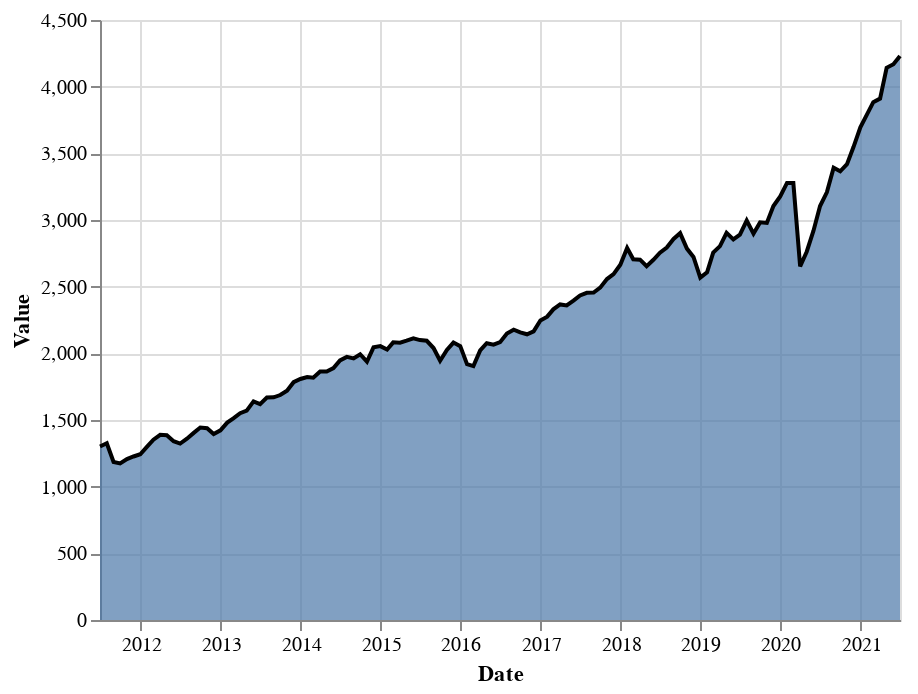

Here is the notebook cell this chart was saved with:
### Code cell
alt.Chart(data).mark_area(
    line=dict(color='black')
).encode(
    x='Date',
    y='Value'
)

### Figure 1 — Vega-Lite specification as saved in the notebook (floating-point values rounded to 4 significant figures)
{"config": {"view": {"continuousWidth": 400, "continuousHeight": 300}}, "data": {"name": "data-a1a42ad9aaa60760370223a3996d7ac0"}, "mark": {"type": "area", "line": {"color": "black"}}, "encoding": {"x": {"type": "temporal", "field": "Date"}, "y": {"type": "quantitative", "field": "Value"}}, "$schema": "https://vega.github.io/schema/vega-lite/v4.8.1.json", "datasets": {"data-a1a42ad9aaa60760370223a3996d7ac0": [{"Date": "2011-06-30T00:00:00", "Value": 1301.0}, {"Date": "2011-07-31T00:00:00", "Value": 1325.0}, {"Date": "2011-08-31T00:00:00", "Value": 1185.0}, {"Date": "2011-09-30T00:00:00", "Value": 1174.0}, {"Date": "2011-10-31T00:00:00", "Value": 1207.0}, {"Date": "2011-11-30T00:00:00", "Value": 1226.0}, {"Date": "2011-12-31T00:00:00", "Value": 1243.0}, {"Date": "2012-01-31T00:00:00", "Value": 1301.0}, {"Date": "2012-02-29T00:00:00", "Value": 1352.0}, {"Date": "2012-03-31T00:00:00", "Value": 1389.0}, {"Date": "2012-04-30T00:00:00", "Value": 1386.0}, {"Date": "2012-05-31T00:00:00", "Value": 1341.0}, {"Date": "2012-06-30T00:00:00", "Value": 1323.0}, {"Date": "2012-07-31T00:00:00", "Value": 1360.0}, {"Date": "2012-08-31T00:00:00", "Value": 1403.0}, {"Date": "2012-09-30T00:00:00", "Value": 1443.0}, {"Date": "2012-10-31T00:00:00", "Value": 1438.0}, {"Date": "2012-11-30T00:00:00", "Value": 1395.0}, {"Date": "2012-12-31T00:00:00", "Value": 1422.0}, {"Date": "2013-01-31T00:00:00", "Value": 1480.0}, {"Date": "2013-02-28T00:00:00", "Value": 1512.0}, {"Date": "2013-03-31T00:00:00", "Value": 1551.0}, {"Date": "2013-04-30T00:00:00", "Value": 1571.0}, {"Date": "2013-05-31T00:00:00", "Value": 1640.0}, {"Date": "2013-06-30T00:00:00", "Value": 1619.0}, {"Date": "2013-07-31T00:00:00", "Value": 1669.0}, {"Date": "2013-08-31T00:00:00", "Value": 1670.0}, {"Date": "2013-09-30T00:00:00", "Value": 1687.0}, {"Date": "2013-10-31T00:00:00", "Value": 1720.0}, {"Date": "2013-11-30T00:00:00", "Value": 1784.0}, {"Date": "2013-12-31T00:00:00", "Value": 1808.0}, {"Date": "2014-01-31T00:00:00", "Value": 1822.0}, {"Date": "2014-02-28T00:00:00", "Value": 1817.0}, {"Date": "2014-03-31T00:00:00", "Value": 1864.0}, {"Date": "2014-04-30T00:00:00", "Value": 1864.0}, {"Date": "2014-05-31T00:00:00", "Value": 1890.0}, {"Date": "2014-06-30T00:00:00", "Value": 1947.0}, {"Date": "2014-07-31T00:00:00", "Value": 1973.0}, {"Date": "2014-08-31T00:00:00", "Value": 1962.0}, {"Date": "2014-09-30T00:00:00", "Value": 1993.0}, {"Date": "2014-10-31T00:00:00", "Value": 1937.0}, {"Date": "2014-11-30T00:00:00", "Value": 2045.0}, {"Date": "2014-12-31T00:00:00", "Value": 2054.0}, {"Date": "2015-01-31T00:00:00", "Value": 2028.0}, {"Date": "2015-02-28T00:00:00", "Value": 2082.0}, {"Date": "2015-03-31T00:00:00", "Value": 2080.0}, {"Date": "2015-04-30T00:00:00", "Value": 2095.0}, {"Date": "2015-05-31T00:00:00", "Value": 2112.0}, {"Date": "2015-06-30T00:00:00", "Value": 2099.0}, {"Date": "2015-07-31T00:00:00", "Value": 2094.0}, {"Date": "2015-08-31T00:00:00", "Value": 2040.0}, {"Date": "2015-09-30T00:00:00", "Value": 1944.0}, {"Date": "2015-10-31T00:00:00", "Value": 2025.0}, {"Date": "2015-11-30T00:00:00", "Value": 2081.0}, {"Date": "2015-12-31T00:00:00", "Value": 2054.0}, {"Date": "2016-01-31T00:00:00", "Value": 1919.0}, {"Date": "2016-02-29T00:00:00", "Value": 1904.0}, {"Date": "2016-03-31T00:00:00", "Value": 2022.0}, {"Date": "2016-04-30T00:00:00", "Value": 2076.0}, {"Date": "2016-05-31T00:00:00", "Value": 2066.0}, {"Date": "2016-06-30T00:00:00", "Value": 2084.0}, {"Date": "2016-07-31T00:00:00", "Value": 2149.0}, {"Date": "2016-08-31T00:00:00", "Value": 2177.0}, {"Date": "2016-09-30T00:00:00", "Value": 2158.0}, {"Date": "2016-10-31T00:00:00", "Value": 2143.0}, {"Date": "2016-11-30T00:00:00", "Value": 2165.0}, {"Date": "2016-12-31T00:00:00", "Value": 2247.0}, {"Date": "2017-01-31T00:00:00", "Value": 2275.0}, {"Date": "2017-02-28T00:00:00", "Value": 2330.0}, {"Date": "2017-03-31T00:00:00", "Value": 2367.0}, {"Date": "2017-04-30T00:00:00", "Value": 2359.0}, {"Date": "2017-05-31T00:00:00", "Value": 2395.0}, {"Date": "2017-06-30T00:00:00", "Value": 2434.0}, {"Date": "2017-07-31T00:00:00", "Value": 2454.0}, {"Date": "2017-08-31T00:00:00", "Value": 2456.0}, {"Date": "2017-09-30T00:00:00", "Value": 2493.0}, {"Date": "2017-10-31T00:00:00", "Value": 2557.0}, {"Date": "2017-11-30T00:00:00", "Value": 2594.0}, {"Date": "2017-12-31T00:00:00", "Value": 2664.0}, {"Date": "2018-01-31T00:00:00", "Value": 2790.0}, {"Date": "2018-02-28T00:00:00", "Value": 2705.0}, {"Date": "2018-03-31T00:00:00", "Value": 2703.0}, {"Date": "2018-04-30T00:00:00", "Value": 2654.0}, {"Date": "2018-05-31T00:00:00", "Value": 2701.0}, {"Date": "2018-06-30T00:00:00", "Value": 2754.0}, {"Date": "2018-07-31T00:00:00", "Value": 2794.0}, {"Date": "2018-08-31T00:00:00", "Value": 2858.0}, {"Date": "2018-09-30T00:00:00", "Value": 2902.0}, {"Date": "2018-10-31T00:00:00", "Value": 2785.0}, {"Date": "2018-11-30T00:00:00", "Value": 2723.0}, {"Date": "2018-12-31T00:00:00", "Value": 2567.0}, {"Date": "2019-01-31T00:00:00", "Value": 2607.0}, {"Date": "2019-02-28T00:00:00", "Value": 2755.0}, {"Date": "2019-03-31T00:00:00", "Value": 2804.0}, {"Date": "2019-04-30T00:00:00", "Value": 2904.0}, {"Date": "2019-05-31T00:00:00", "Value": 2855.0}, {"Date": "2019-06-30T00:00:00", "Value": 2890.0}, {"Date": "2019-07-31T00:00:00", "Value": 2996.0}, {"Date": "2019-08-31T00:00:00", "Value": 2898.0}, {"Date": "2019-09-30T00:00:00", "Value": 2982.0}, {"Date": "2019-10-31T00:00:00", "Value": 2978.0}, {"Date": "2019-11-30T00:00:00", "Value": 3105.0}, {"Date": "2019-12-31T00:00:00", "Value": 3177.0}, {"Date": "2020-01-31T00:00:00", "Value": 3278.0}, {"Date": "2020-02-29T00:00:00", "Value": 3277.0}, {"Date": "2020-03-31T00:00:00", "Value": 2652.0}, {"Date": "2020-04-30T00:00:00", "Value": 2762.0}, {"Date": "2020-05-31T00:00:00", "Value": 2920.0}, {"Date": "2020-06-30T00:00:00", "Value": 3105.0}, {"Date": "2020-07-31T00:00:00", "Value": 3208.0}, {"Date": "2020-08-31T00:00:00", "Value": 3392.0}, {"Date": "2020-09-30T00:00:00", "Value": 3366.0}, {"Date": "2020-10-31T00:00:00", "Value": 3419.0}, {"Date": "2020-11-30T00:00:00", "Value": 3549.0}, {"Date": "2020-12-31T00:00:00", "Value": 3695.0}, {"Date": "2021-01-31T00:00:00", "Value": 3794.0}, {"Date": "2021-02-28T00:00:00", "Value": 3883.0}, {"Date": "2021-03-31T00:00:00", "Value": 3911.0}, {"Date": "2021-04-30T00:00:00", "Value": 4141.0}, {"Date": "2021-05-31T00:00:00", "Value": 4168.0}, {"Date": "2021-06-30T00:00:00", "Value": 4230.0}]}}
